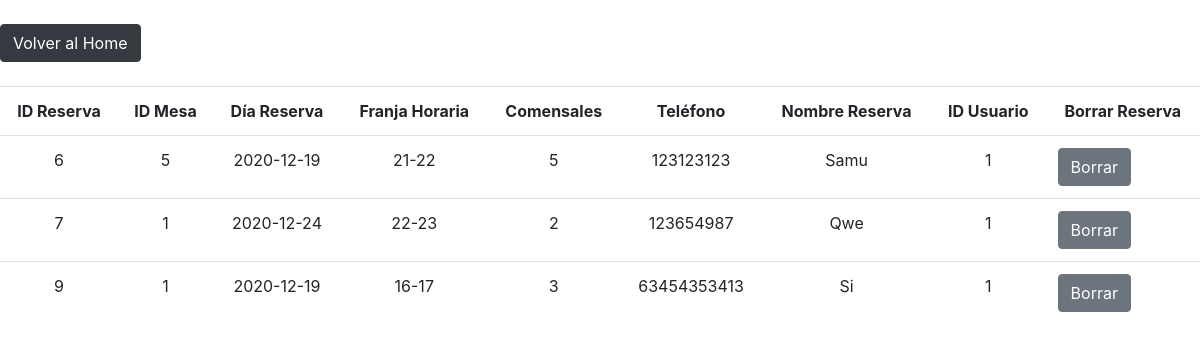
The page /view/showBookings.php (signed in) on the database its author committed.
### tables this page shows
CREATE TABLE `tbl_reservas` (
  `id_reserva` int(11) NOT NULL,
  `id_mesa` int(11) NOT NULL,
  `dia_reserva` date NOT NULL,
  `franja_horaria` enum('13-14','14-15','15-16','16-17','20-21','21-22','22-23','23-00') NOT NULL,
  `comensales` int(11) NOT NULL,
  `telefono` text NOT NULL,
  `nombre_reserva` text NOT NULL,
  `id_user` int(11) NOT NULL
);

### view/showBookings.php (the view, shortened to what this page needs)
<!DOCTYPE html>
<html lang="en">
<head>
    <link rel="stylesheet" href="https://cdn.jsdelivr.net/npm/bootstrap@4.5.3/dist/css/bootstrap.min.css">
</head>
<body>
</body>
</html>
<?php
require_once '../services/conexion.php';
$query="SELECT * FROM tbl_reservas";
$result = $pdo->prepare($query);
$result->setFetchMode(PDO::FETCH_ASSOC);
$result->execute();
echo '<a href="home.php" class="btn btn-dark" value="Volver al Home">Volver al Home</a>';
echo '<table class="table">';
echo '<tr>';
echo '<th style="text-align:center">ID Reserva</th>';
echo '<th style="text-align:center">ID Mesa</th>';
echo '<th style="text-align:center">Día Reserva</th>';
echo '<th style="text-align:center">Franja Horaria</th>';
echo '<th style="text-align:center">Comensales</th>';
echo '<th style="text-align:center">Teléfono</th>';
echo '<th style="text-align:center">Nombre Reserva</th>';
echo '<th style="text-align:center">ID Usuario</th>';
echo '<th style="text-align:center">Borrar Reserva</th>';
echo '</tr>';
if ($result) {
while ($fila=$result->fetch()) {
    echo '<tr>';
    echo '<td style="text-align:center">'.$fila['id_reserva'].'</td>';
    echo '<td style="text-align:center">'.$fila['id_mesa'].'</td>';
    echo '<td style="text-align:center">'.$fila['dia_reserva'].'</td>';
    echo '<td style="text-align:center">'.$fila['franja_horaria'].'</td>';
    echo '<td style="text-align:center">'.$fila['comensales'].'</td>';
    echo '<td style="text-align:center">'.$fila['telefono'].'</td>';
    echo '<td style="text-align:center">'.$fila['nombre_reserva'].'</td>';
    echo '<td style="text-align:center">'.$fila['id_user'].'</td>';
    echo '<td><form action="../model/borrarBooking.php?id='.$fila['id_reserva'].'" method="POST"> <input type="submit" class="btn btn-secondary" style="text-align:right" value="Borrar"></form></td>';
    echo '</tr>';
}
}
echo '</table>';
?>

### rows shown on the page
tbl_reservas: id_reserva "6", id_mesa "5", dia_reserva "2020-12-19", franja_horaria "21-22", comensales "5", telefono "123123123", nombre_reserva "Samu", id_user "1"
tbl_reservas: id_reserva "7", id_mesa "1", dia_reserva "2020-12-24", franja_horaria "22-23", comensales "2", telefono "123654987", nombre_reserva "Qwe", id_user "1"
tbl_reservas: id_reserva "9", id_mesa "1", dia_reserva "2020-12-19", franja_horaria "16-17", comensales "3", telefono "63454353413", nombre_reserva "Si", id_user "1"
